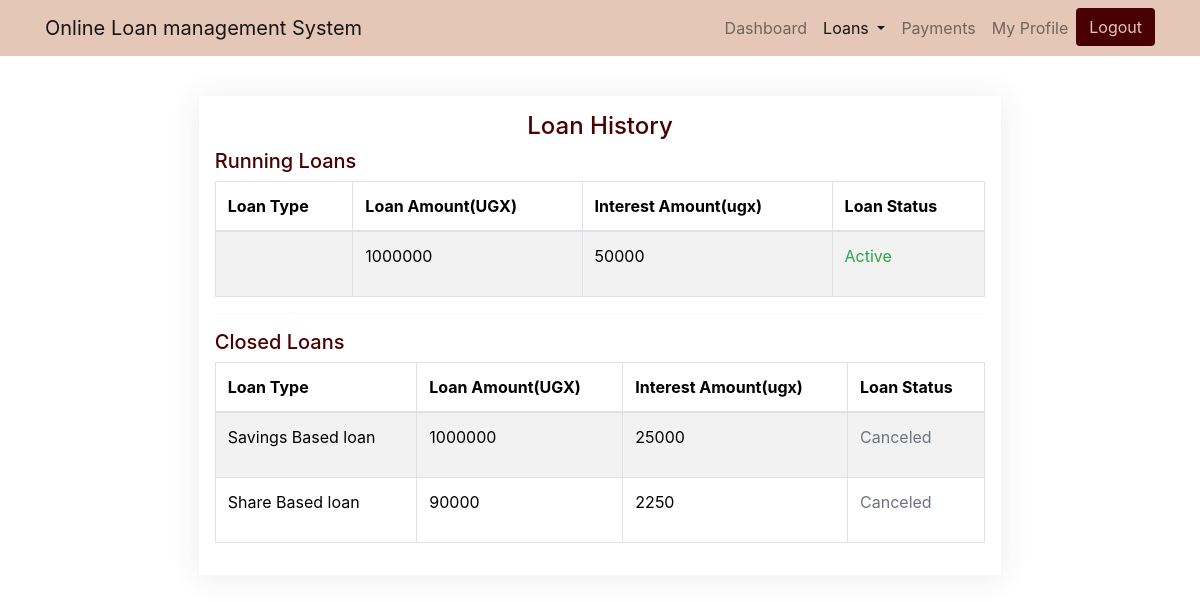
Screenshot of /my_account.php?id=loan_history (signed in) with the database file from the repository.
### tables this page shows
CREATE TABLE `loan` (
  `id` int(11) NOT NULL,
  `user_id` int(11) NOT NULL,
  `loan_typeId` int(11) NOT NULL,
  `applicant_fname` varchar(100) NOT NULL,
  `applicant_lname` varchar(100) NOT NULL,
  `applicant_nin` text NOT NULL,
  `applicant_phone` text NOT NULL,
  `applicant_email` varchar(100) NOT NULL,
  `loan_amount` float NOT NULL,
  `loan_period` text NOT NULL,
  `intrest_amout` float NOT NULL,
  `paid_amount` int(11) NOT NULL,
  `bank_statment` varchar(255) NOT NULL,
  `status` text NOT NULL
);

CREATE TABLE `loan_type` (
  `id` int(11) NOT NULL,
  `type_name` varchar(100) NOT NULL,
  `loan_description` text NOT NULL,
  `interest_rate` float NOT NULL,
  `max_loan_amount` int(11) NOT NULL
);

### data/get_data.php (called while the page is built, shortened)
<?php
function getLoanTypes($conn){
    $query = "SELECT * FROM loan_type";
    $stmt = $conn->query($query);
    if($stmt == true){
        $loan_types = $stmt->fetchAll();
        return $loan_types;
    }else{
        return 0;
    }
}
function getAllLoans($conn){
    $query = "SELECT * FROM loan";
    $stmt = $conn->query($query);
    if($stmt == true){
        $loans = $stmt->fetchAll();
        return $loans;
    }else{
        return 0;
    }
}
?>

### my_account.php (the view, shortened to what this page needs)
<?php
$sessionId = $_SESSION['id'] ?? '';
$id = $_REQUEST['id'] ?? 'dashboard';
include("include/db_con.php");
include("data/get_data.php");
?>
<!DOCTYPE html>
<html lang="en">
<head>
    <link href="https://cdn.jsdelivr.net/npm/bootstrap@5.3.1/dist/css/bootstrap.min.css" rel="stylesheet"
>
    <link rel="stylesheet" href="https://maxcdn.bootstrapcdn.com/bootstrap/4.5.2/css/bootstrap.min.css">
    <link rel="stylesheet" href="https://maxcdn.bootstrapcdn.com/bootstrap/4.5.2/css/bootstrap.min.css">
    <link rel="stylesheet" href="https://cdnjs.cloudflare.com/ajax/libs/font-awesome/6.4.2/css/all.min.css">
    <link rel="stylesheet" href="assets/css/style.css">
    <link rel="stylesheet" href="https://maxcdn.bootstrapcdn.com/bootstrap/4.5.2/css/bootstrap.min.css">
    <link rel="stylesheet" href="assets/css/style.css">
</head>
<body>
    <nav class="navbar navbar-expand-md navbar-light bg_cream fixed-top">
        <div class="container text_maroon">
            <a class="navbar-brand" href="#">Online Loan management System</a>
            <div class="collapse navbar-collapse  justify-content-end" id="navbarNav">
                <ul class="navbar-nav">
                    <li class=" <?php if ('dashboard' == $id) {
                        echo "active";
                    } ?> nav-item">
                        <a href="my_account.php?id=dashboard" class="nav-link">Dashboard</a>
                    </li>
                    <li class="nav-item dropdown">
                        <a class="nav-link dropdown-toggle <?php if ('loan_apply' == $id || 'loan_history' == $id) {
                            echo "active";
                        } ?> " href="#" id="servicesDropdown" role="button" data-toggle="dropdown" aria-haspopup="true"
                            aria-expanded="false">
                            Loans
                        </a>
                    </li>
                    <li class=" <?php if ('payments' == $id) {
                        echo "active";
                    } ?> nav-item">
                        <a href="my_account.php?id=payments" class="nav-link">Payments</a>
                    </li>
                    <li class=" <?php if ('profile' == $id) {
                        echo "active";
                    } ?> nav-item">
                        <a href="my_account.php?id=profile" class="nav-link">My Profile</a>
                    </li>
                    <li class="nav-item">
                        <a class="nav-lin btn bg_maroon text_cream" href="logout.php">Logout</a>
                    </li>
                </ul>
            </div>
        </div>
    </nav>
    <div class="container-fluid mt-5">
        <div class="container main_body pt-5">
            <?php if ('loan_history' == $id) {
                $loans = getAllLoans($conn);
                ?>
                <div class="container w-75">
                    <div class="bg_white p-3">
                        <h4 class="text-center text_maroon">Loan History</h4>
                        <h5 class="text_maroon">Running Loans</h5>
                        <table class="table table-striped table-bordered">
                            <thead>
                                <tr>
                                    <th scope="col">Loan Type</th>
                                    <th scope="col">Loan Amount(UGX)</th>
                                    <th scope="col">Interest Amount(ugx)</th>
                                    <th scope="col">Loan Status</th>
                                </tr>
                            <tbody>
                                <?php if ($loans >= 1) {
                                    $loan_types = getLoanTypes($conn);
                                    foreach ($loans as $index => $loan) {
                                        if ($loan['user_id'] == $sessionId) {
                                            if ($loan['status'] == '1' || $loan['status'] == '0') {
                                                ?>
                                                <tr>
                                                    <td>
                                                    </td>
                                                    <td>
                                                        <?= $loan['loan_amount'] ?>
                                                    </td>
                                                    <td>
                                                        <?= $loan['intrest_amout'] ?>
                                                    </td>
                                                    <td>
                                                        <?php
                                                        if ($loan['status'] == '0') {
                                                            echo "<p class='text-warning'>Pending</p>";
                                                        } elseif ($loan['status'] == '1') {
                                                            echo "<p class='text-success'>Active</p>";
                                                        } elseif ($loan['status'] == '-1') {
                                                            echo "<p class='text-secondary'>Canceled</p>";
                                                        }
                                                        ?>
                                                    </td>
                                                </tr>
                                                <?php
                                            }
                                        }
                                    }
                                } else {
                                    echo "<tr class='text-center'><td colspan='5'>No Running Loans</td></tr>";
                                }
                                ?>
                            </tbody>
                            </thead>
                        </table>
                        <hr>
                        <h5 class="text_maroon">Closed Loans</h5>
                        <table class="table table-striped table-bordered">
                            <thead>
                                <tr>
                                    <th scope="col">Loan Type</th>
                                    <th scope="col">Loan Amount(UGX)</th>
                                    <th scope="col">Interest Amount(ugx)</th>
                                    <th scope="col">Loan Status</th>
                                </tr>
                            <tbody>
                                <?php if ($loans >= 1) {
                                    $loan_types = getLoanTypes($conn);
                                    foreach ($loans as $index => $loan) {
                                        if ($loan['user_id'] == $sessionId) {
                                            if ($loan['status'] != '0' && $loan['status'] != '1') {
                                                ?>
                                                <tr>
                                                    <td>
                                                        <?php foreach ($loan_types as $loan_type) {
                                                            if ($loan_type['id'] == $loan['loan_typeId']) {
                                                                echo $loan_type['type_name'];
                                                            }
                                                        } ?>
                                                    </td>
                                                    <td>
                                                        <?= $loan['loan_amount'] ?>
                                                    </td>
                                                    <td>
                                                        <?= $loan['intrest_amout'] ?>
                                                    </td>
                                                    <td>
                                                        <?php
                                                        if ($loan['status'] == '0') {
                                                            echo "<p class='text-warning'>Pending</p>";
                                                        } elseif ($loan['status'] == '1') {
                                                            echo "<p class='text-success'>Active</p>";
                                                        } elseif ($loan['status'] == '-1') {
                                                            echo "<p class='text-secondary'>Canceled</p>";
                                                        }
                                                        ?>
                                                    </td>
                                                </tr>
                                                <?php
                                            }
                                        }
                                    }
                                } else {
                                    echo "<tr class='text-center'><td colspan='5'>No Running Loans</td></tr>";
                                }
                                ?>
                            </tbody>
                            </thead>
                        </table>
                    </div>
                </div>
                <?php
            }
            ?>
        </div>
    </div>
</body>
</html>

### assets/css/style.css (style rules this page uses)
.bg_white { -webkit-box-shadow: 0 0.15rem 1.75rem 0 rgba(58, 59, 69, 0.1); box-shadow: 0 0.15rem 1.75rem 0 rgba(58, 59, 69, 0.1); background-color: #FFF; }
.text_cream { color: #E4C7B7; }
.text_maroon { color: #490000; }
.bg_cream { background: #E4C7B7; }
.bg_maroon { background: #490000; }

### rows the page displays
loan: loan_amount "1000000", intrest_amout "50000", status "Active"
loan: loan_amount "1000000", intrest_amout "25000", status "Canceled"
loan_type: type_name "Savings Based loan"
loan: loan_amount "90000", intrest_amout "2250", status "Canceled"
loan_type: type_name "Share Based loan"
